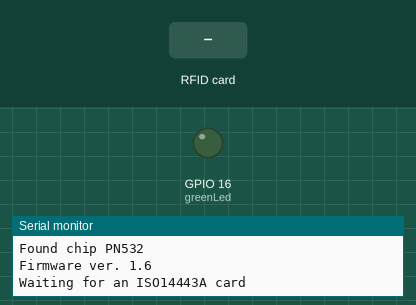
Recording of a sketch running on a simulated ESP8266 (NodeMCU). Parts: output pins drawn as LEDs (lit = HIGH), the last lines printed to the serial monitor. Dashed ring = blinking. The inputs (shaded band) are chosen by the test bench. WiFi joins after 1.5 s; servers stay silent unless stated; uploads are accepted with an empty reply.

Above: at 5.2 s.
5.3 s: RFID card 5E 7A 19 C4 held to the reader
At 7.26 s:
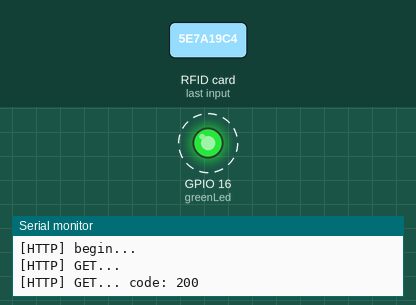
Timing chart, 0 to 10.0 s (numbered marks = the images above; inputs shaded):
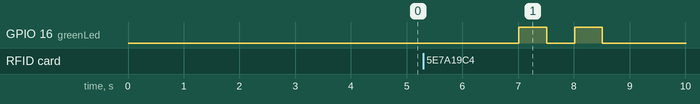

Measured:
- after the input at 5.3 s, GPIO 16 (greenLed): alternates HIGH for 0.50 s and LOW for 0.50 s, 4 changes in all, then stays LOW, starting after 1.7 s

The sketch:

NFC_PN532_HttpClient.ino
```cpp
/**
 * Basic PN532 NFC reading&forwarding via WiFi Http Client
 *
 *  Created on: 2017-01-25
 *
 */

#include <PN532_HSU.h>
#include <PN532.h>

#include <Arduino.h>

#include <ESP8266WiFi.h>
#include <ESP8266WiFiMulti.h>

#include <ESP8266HTTPClient.h>

#define USE_SERIAL Serial

ESP8266WiFiMulti WiFiMulti;

PN532_HSU pn532hsu(Serial);
PN532 nfc(pn532hsu);

/*  [BEGIN]
* Configuration
*/

const bool debug = true;

const String serverIp = "10.100.200.247";
const String apiPath = "/node/api.php";
const String varName = "data";
const char* essid = "AVG";
const char* wpass = "DDDDDAAAAA00000DDDDDAAAAA00000";
const int greenLed = 16;
const int redLed = 16;

/*  [END]
* Configuration
*/

String cardIdentifier = "";

void sendCard(String data, String serverIp, String path, String varName);
void statusIndicator(bool type);

void setup() {

  if(debug) { USE_SERIAL.println("System start"); }

    USE_SERIAL.begin(115200);

    USE_SERIAL.println();
    USE_SERIAL.println();
    USE_SERIAL.println();

  if(debug)
  {
      for(uint8_t t = 4; t > 0; t--)
      {
          USE_SERIAL.printf("[SETUP] WAIT %d...\n", t);
          USE_SERIAL.flush();
          delay(1000);
      }
  }

  WiFiMulti.addAP(essid, wpass);

  if(debug) { USE_SERIAL.println("PN532 startup"); }

  nfc.begin();

  uint32_t versiondata = nfc.getFirmwareVersion();
  if (! versiondata) {
    if(debug) { USE_SERIAL.print("Didn't find PN53x board"); }
    while (1); // halt
  }

  if(debug)
  {
    // Got ok data, print it out!
    USE_SERIAL.print("Found chip PN5"); USE_SERIAL.println((versiondata>>24) & 0xFF, HEX);
    USE_SERIAL.print("Firmware ver. "); USE_SERIAL.print((versiondata>>16) & 0xFF, DEC);
    USE_SERIAL.print('.'); USE_SERIAL.println((versiondata>>8) & 0xFF, DEC);
  }
  // Set the max number of retry attempts to read from a card
  // This prevents us from waiting forever for a card, which is
  // the default behaviour of the PN532.
  nfc.setPassiveActivationRetries(0xFF);

  // configure board to read RFID tags
  nfc.SAMConfig();

  if(debug) { USE_SERIAL.println("Waiting for an ISO14443A card"); }

  pinMode(greenLed, OUTPUT);
  pinMode(redLed, OUTPUT);

}

void loop() {

  boolean success;
  uint8_t uid[] = { 0, 0, 0, 0, 0, 0, 0 };  // Buffer to store the returned UID
  uint8_t uidLength;                        // Length of the UID (4 or 7 bytes depending on ISO14443A card type)

  // Wait for an ISO14443A type cards (Mifare, etc.).  When one is found
  // 'uid' will be populated with the UID, and uidLength will indicate
  // if the uid is 4 bytes (Mifare Classic) or 7 bytes (Mifare Ultralight)
  success = nfc.readPassiveTargetID(PN532_MIFARE_ISO14443A, &uid[0], &uidLength);

  if (success)
  {
    if(debug)
    {
        USE_SERIAL.println("Found a card!");
        USE_SERIAL.print("UID Length: ");USE_SERIAL.print(uidLength, DEC);USE_SERIAL.println(" bytes");
        USE_SERIAL.print("UID Value: ");
    }

      for (uint8_t i=0; i < uidLength; i++)
      {
        if(debug) { USE_SERIAL.print(" 0x");USE_SERIAL.print(uid[i], HEX); }
        cardIdentifier += String(uid[i], HEX);
      }

    if(debug) { USE_SERIAL.println("cardIdentifier -> " + cardIdentifier); USE_SERIAL.println(); }
    sendCard(cardIdentifier, serverIp, apiPath, varName);
    cardIdentifier = "";
    // Wait 1 second before continuing
    delay(1000);
  }
  else
  {
    // PN532 probably timed out waiting for a card
    if(debug) { USE_SERIAL.println("Timed out waiting for a card"); }
  }


}


void sendCard(String data, String serverIp, String path, String varName)
{
    // wait for WiFi connection
    if((WiFiMulti.run() == WL_CONNECTED)) {

        HTTPClient http;

        if(debug) { USE_SERIAL.print("[HTTP] begin...\n"); }

        http.begin("http://"+ serverIp + path + "?" + varName + "=" + data); //HTTP

        if(debug) { USE_SERIAL.print("[HTTP] GET...\n"); }

        // start connection and send HTTP header
        int httpCode = http.GET();

        // httpCode will be negative on error
        if(httpCode > 0)
        {
            // HTTP header has been send and Server response header has been handled
            if(debug) { USE_SERIAL.printf("[HTTP] GET... code: %d\n", httpCode); }

            // file found at server
            if(httpCode == HTTP_CODE_OK)
            {
                String payload = http.getString();
                if(debug) { USE_SERIAL.println(payload); }
                if(payload == "ACCESS_GRANTED")
                {
                  //Success function call
                  statusIndicator(true);
                }
                else
                {
                  //Fail function call
                  statusIndicator(false);
                }
            }
        }
        else
        {
            if(debug) { USE_SERIAL.printf("[HTTP] GET... failed, error: %s\n", http.errorToString(httpCode).c_str()); }
        }

        http.end();
    }
    return;
}

void statusIndicator(bool type)
{
  long now;
  bool ledStatus = true;

  if(type)
  {
    for(int i = 0; i < 4; i++)
    {
      now = millis();
      while(millis() - now < 500)
      {
        digitalWrite(greenLed, (ledStatus) ? HIGH : LOW);
      }
      ledStatus = !ledStatus;
    }
    digitalWrite(greenLed, LOW);
  }
  else
  {
    for(int i = 0; i < 4; i++)
    {
      now = millis();
      while(millis() - now < 500)
      {
        digitalWrite(redLed, (ledStatus) ? HIGH : LOW);
      }
      ledStatus = !ledStatus;
    }
    digitalWrite(redLed, LOW);
  }

  return;
}
```
